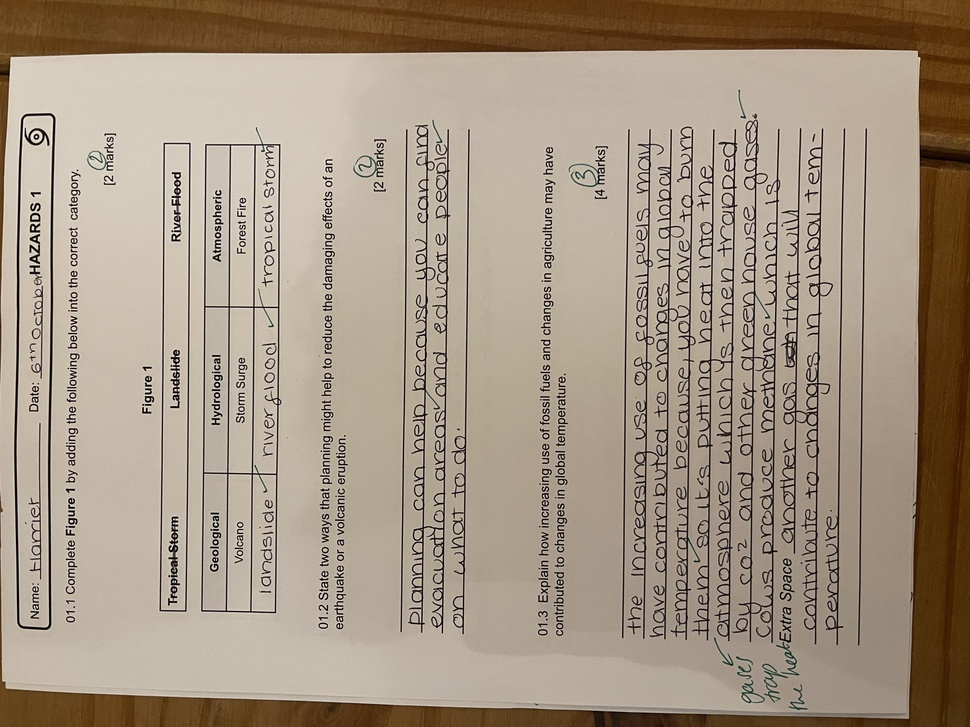
#> input picture Extract Regions/data/IMG_8494.jpeg, 970 x 727 px, shrunk from 4032 x 3024 before the run
$ python -i trocr_utils.py   (imports and definitions only)
#> lines starting #> are read from the running program, lines starting #| are printed output that depends on the picture
from PIL import Image, ImageOps
import numpy as np
import cv2


def to_rgb_on_white(pil_img: Image.Image) -> Image.Image:
    """Composite any alpha onto white and return RGB PIL image."""
    img = pil_img
    if img.mode in ("RGBA", "LA") or (img.mode == "P" and 'transparency' in img.info):
        bg = Image.new("RGB", img.size, (255, 255, 255))
        if img.mode == "LA":
            img = img.convert("RGBA")
        elif img.mode == "P":
            img = img.convert("RGBA")
        bg.paste(img, mask=img.split()[-1])
        return bg
    else:
        return img.convert("RGB")


def enhance_contrast_clahe(pil_img: Image.Image) -> Image.Image:
    """Apply CLAHE on the luminance channel (LAB) and return RGB PIL image."""
    # Convert PIL -> BGR numpy
    bgr = cv2.cvtColor(np.array(pil_img), cv2.COLOR_RGB2BGR)
    lab = cv2.cvtColor(bgr, cv2.COLOR_BGR2LAB)
    l, a, b = cv2.split(lab)
    clahe = cv2.createCLAHE(clipLimit=2.0, tileGridSize=(8, 8))
    cl = clahe.apply(l)
    limg = cv2.merge((cl, a, b))
    enhanced = cv2.cvtColor(limg, cv2.COLOR_LAB2BGR)
    # Convert back to PIL RGB
    return Image.fromarray(cv2.cvtColor(enhanced, cv2.COLOR_BGR2RGB))


def pil_to_bgr(pil_img: Image.Image):
    return cv2.cvtColor(np.array(pil_img), cv2.COLOR_RGB2BGR)


def bgr_to_pil(bgr_img):
    return Image.fromarray(cv2.cvtColor(bgr_img, cv2.COLOR_BGR2RGB))


# [47 lines left out: functions deskew_image, remove_lines, not called in this run]


def denoise_image(pil_img: Image.Image, h_color=10, h=10, templateWindowSize=7, searchWindowSize=21) -> Image.Image:
    """Apply Non-local Means denoising (color)."""
    bgr = pil_to_bgr(pil_img)
    den = cv2.fastNlMeansDenoisingColored(bgr, None, h_color, h, templateWindowSize, searchWindowSize)
    return bgr_to_pil(den)


# [10 lines left out: function adaptive_binarize, not called in this run]


def morph_clean(pil_img: Image.Image, kernel_size=2, iterations=1) -> Image.Image:
    """Morphological opening to remove small noise and optionally closing to join strokes."""
    bgr = pil_to_bgr(pil_img)
    kernel = np.ones((kernel_size, kernel_size), np.uint8)
    opened = cv2.morphologyEx(bgr, cv2.MORPH_OPEN, kernel, iterations=iterations)
    closed = cv2.morphologyEx(opened, cv2.MORPH_CLOSE, kernel, iterations=iterations)
    return bgr_to_pil(closed)


def unsharp_mask(pil_img: Image.Image, radius=1.0, amount=1.0) -> Image.Image:
    """Simple unsharp mask: sharpen image to emphasize strokes."""
    bgr = pil_to_bgr(pil_img)
    blurred = cv2.GaussianBlur(bgr, (0, 0), sigmaX=radius)
    sharpened = cv2.addWeighted(bgr, 1.0 + amount, blurred, -amount, 0)
    return bgr_to_pil(sharpened)


def preprocess_for_trocr(pil_img: Image.Image,
                         pad_frac: float = 0.08,
                         min_height: int = 64,
                         upscale_threshold: int = 48,
                         do_deskew: bool = False,
                         do_remove_lines: bool = False,
                         do_denoise: bool = True,
                         do_binarize: bool = False,
                         do_morph: bool = True,
                         do_sharpen: bool = True) -> Image.Image:
    """Full preprocessing pipeline returning an RGB PIL image optimized for TrOCR.

    Optional steps can be toggled. Defaults aim for good general-purpose enhancement
    while keeping characters legible for TrOCR.
    """
    # Ensure RGB on white
    img = to_rgb_on_white(pil_img)

    # Optional deskew early (works better on grayscale/contrast)
    if do_deskew:
        try:
            img = deskew_image(img)
        except Exception:
            pass

    # Pad
    w, h = img.size
    pad = int(round(h * pad_frac))
    if pad > 0:
        img = ImageOps.expand(img, border=(pad, pad, pad, pad), fill=(255, 255, 255))

    # Contrast enhancement using CLAHE on L channel
    img = enhance_contrast_clahe(img)

    # Optional remove ruled lines
    if do_remove_lines:
        try:
            img = remove_lines(img)
        except Exception:
            pass

    # Optional denoise
    if do_denoise:
        try:
            img = denoise_image(img)
        except Exception:
            pass

    # Optional binarize (if you want strong black/white strokes)
    if do_binarize:
        try:
            img = adaptive_binarize(img)
        except Exception:
            pass

    # Morphological cleanup to remove small specks or connect strokes
    if do_morph:
        try:
            img = morph_clean(img, kernel_size=2, iterations=1)
        except Exception:
            pass

    # Sharpen slightly
    if do_sharpen:
        try:
            img = unsharp_mask(img, radius=1.0, amount=0.8)
        except Exception:
            pass

    # Upscale if too small
    w, h = img.size
    if h < min_height:
        scale = float(min_height) / float(h)
        new_w = int(round(w * scale))
        new_h = int(round(h * scale))
        img = img.resize((new_w, new_h), resample=Image.BICUBIC)

    return img

>>> from PIL import Image
>>> picture = Image.open('data/IMG_8494.jpeg')
#> picture is the input picture: PIL image 970x727 RGB; mean R, G, B 163.8, 148.8, 130.7
>>> result = preprocess_for_trocr(picture)
#> in preprocess_for_trocr, `img = ImageOps.expand(img, border=(pad, pad, pad, pad), fill=(255, 255..`:
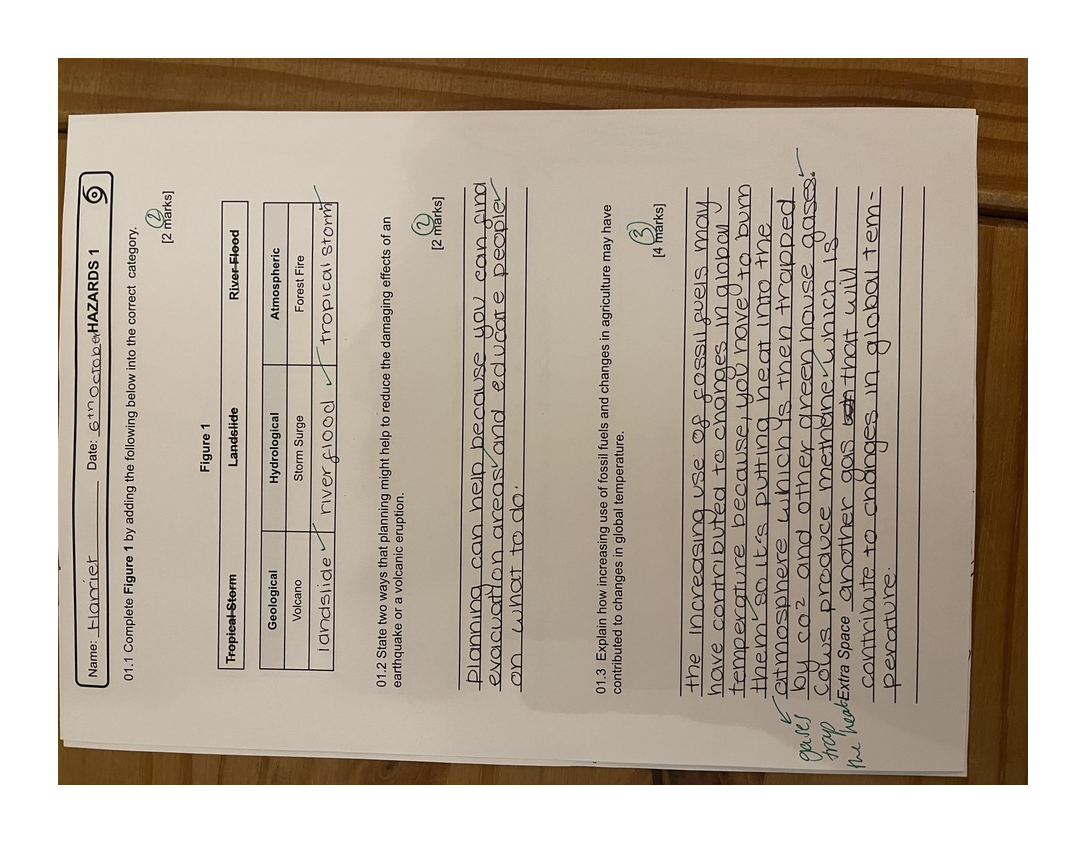
#> img: PIL image 1086x843 RGB; mean R, G, B 184.8, 173.2, 159.3
#> in enhance_contrast_clahe, `lab = cv2.cvtColor(bgr, cv2.COLOR_BGR2LAB)`: lab: shape (843, 1086, 3); mean of channels 0, 1, 2 180, 130.5, 137.3
#> in enhance_contrast_clahe, `l, a, b = cv2.split(lab)`:
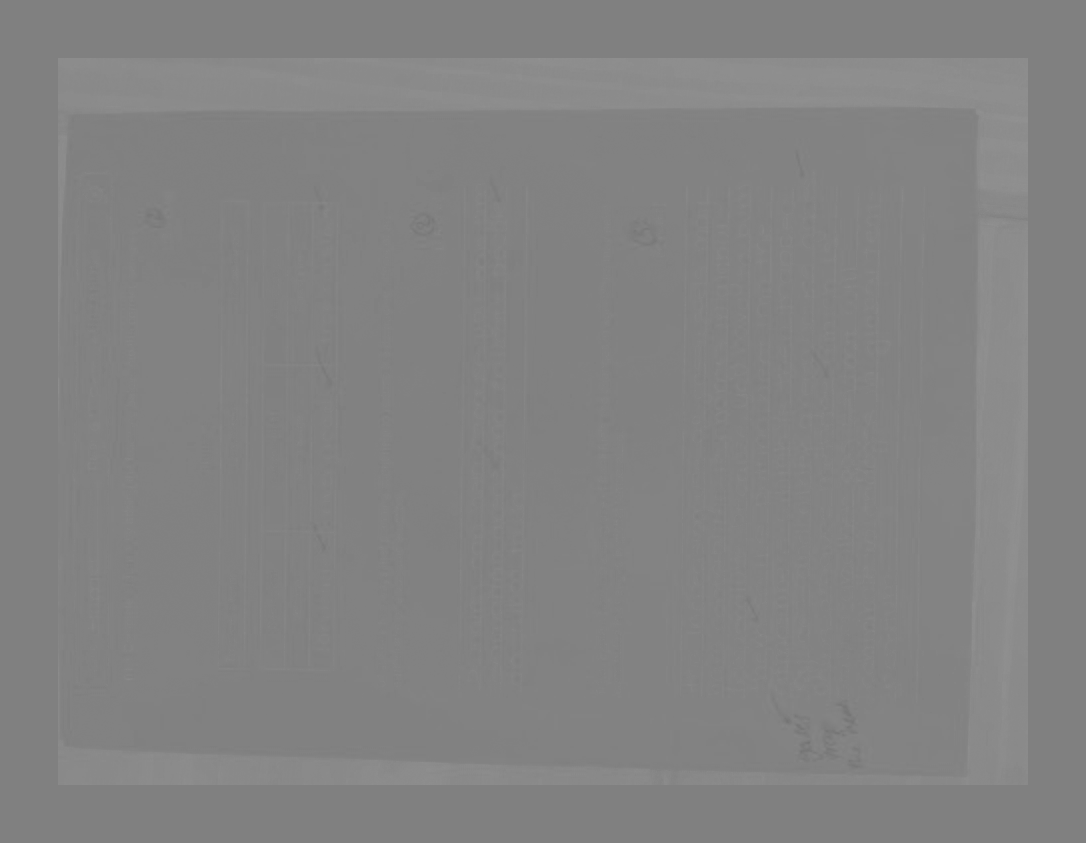
#> a: shape (843, 1086); min 115, max 146, mean 130.5
#> in enhance_contrast_clahe, `cl = clahe.apply(l)`:
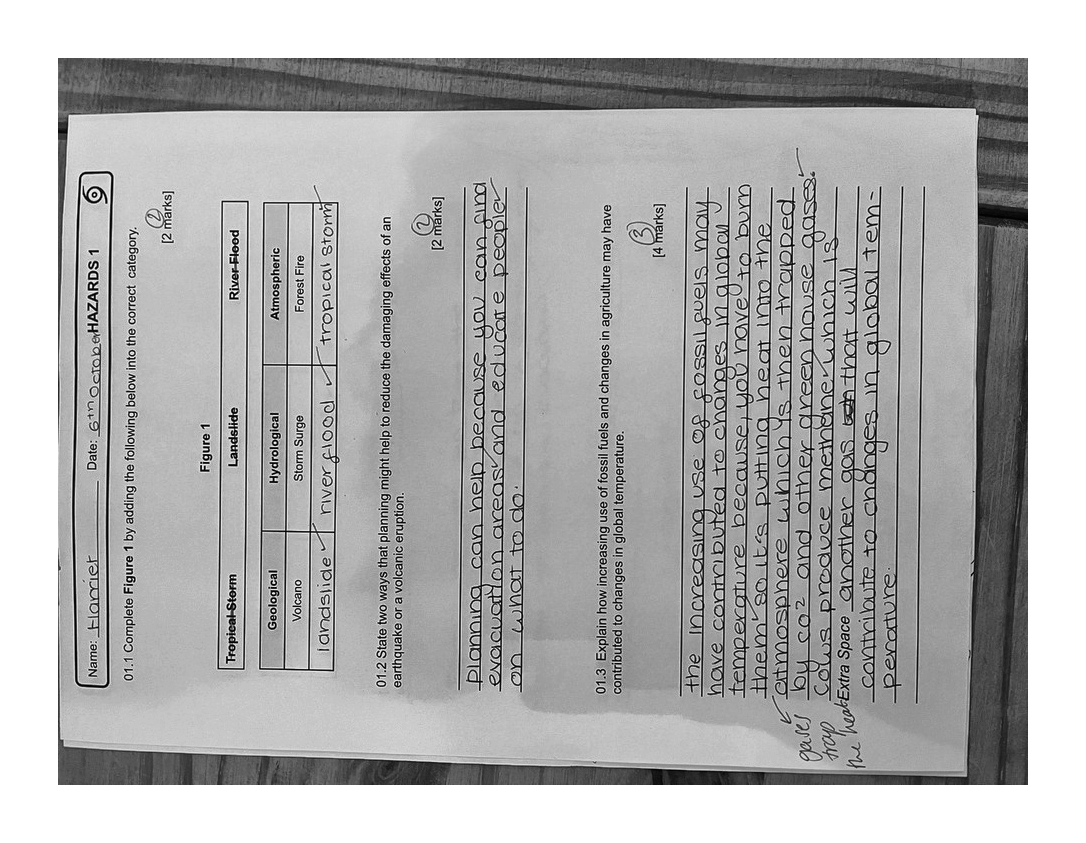
#> cl: shape (843, 1086); min 0, max 255, mean 177.4
#> in enhance_contrast_clahe, `limg = cv2.merge((cl, a, b))`: limg: shape (843, 1086, 3); mean of channels 0, 1, 2 177.4, 130.5, 137.3
#> in morph_clean, `closed = cv2.morphologyEx(opened, cv2.MORPH_CLOSE, kernel, iterations=..`:
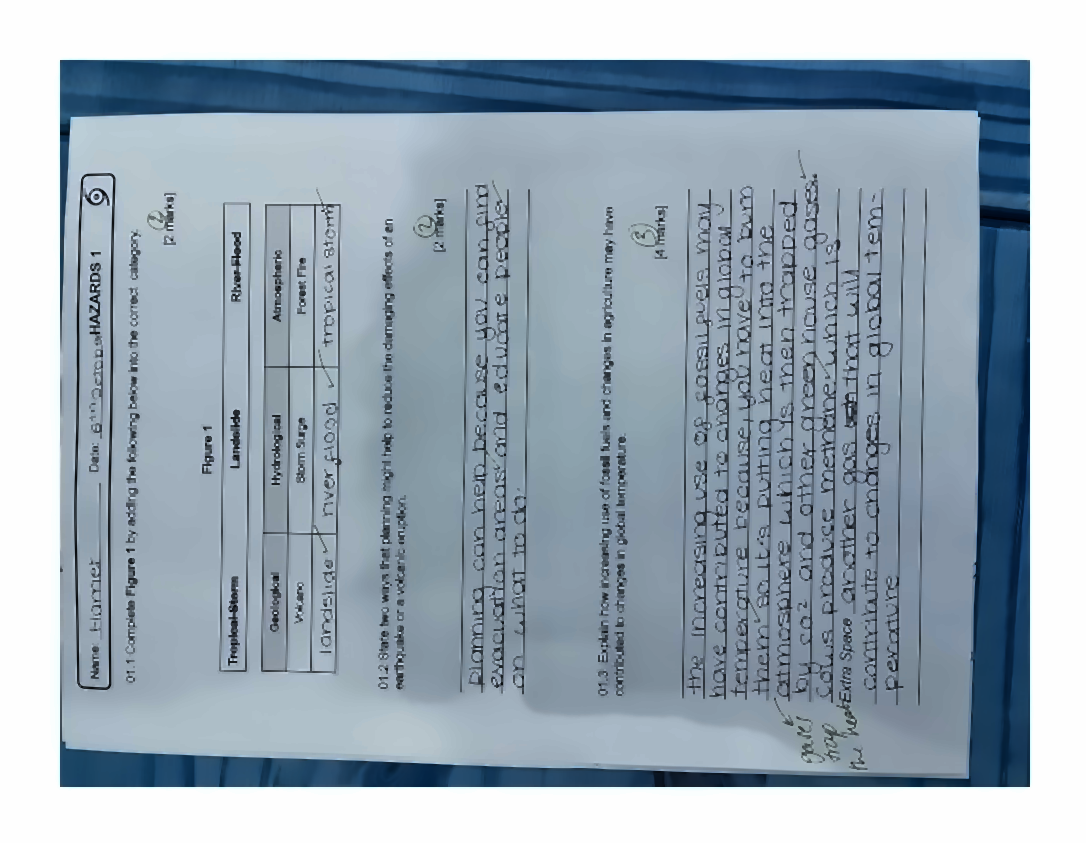
#> closed: shape (843, 1086, 3); mean R, G, B 154.7, 169.5, 181.9
#> in bgr_to_pil (call 2), `return Image.fromarray(cv2.cvtColor(bgr_img, cv2.COLOR_BGR2RGB))`:
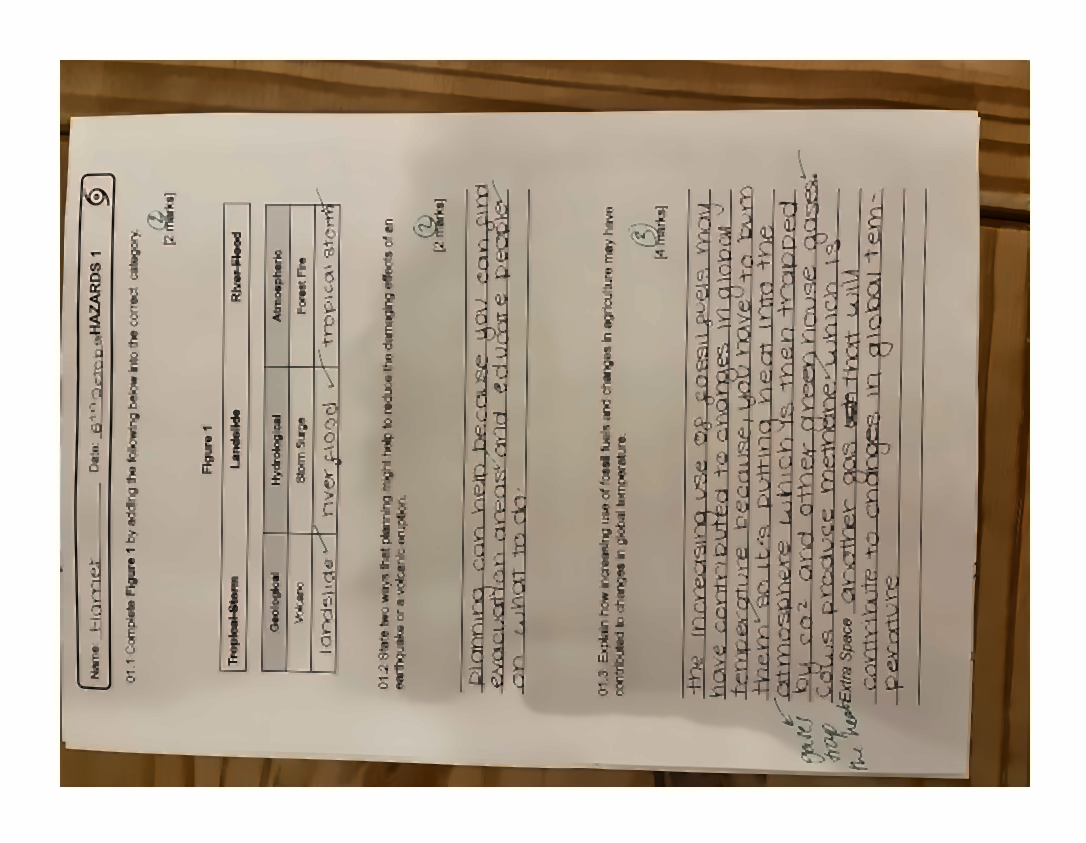
#> returned value: PIL image 1086x843 RGB; mean R, G, B 181.9, 169.5, 154.7

$ run again, on Extract Regions/data/example1.jpeg
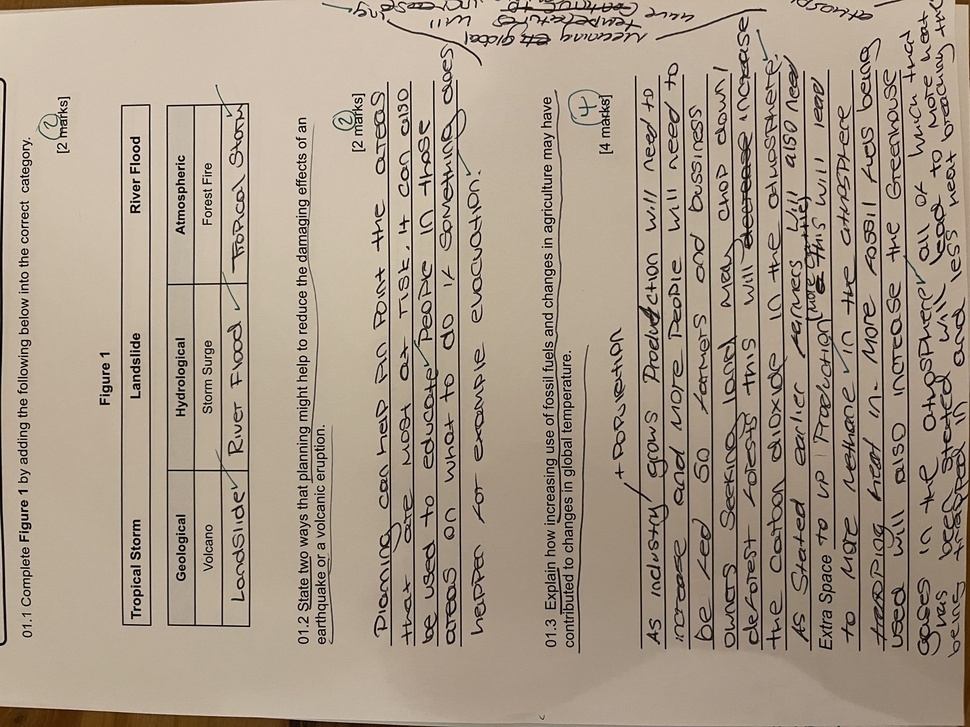
#> input picture Extract Regions/data/example1.jpeg, 970 x 727 px, shrunk from 4032 x 3024 before the run
#> picture is the input picture: PIL image 970x727 RGB; mean R, G, B 168.4, 153.6, 136.8
#> lab: shape (843, 1086, 3); mean of channels 0, 1, 2 183.8, 130, 136.3
#> limg: shape (843, 1086, 3); mean of channels 0, 1, 2 181.3, 130, 136.3
#> in morph_clean, `closed = cv2.morphologyEx(opened, cv2.MORPH_CLOSE, kernel, iterations=..`:
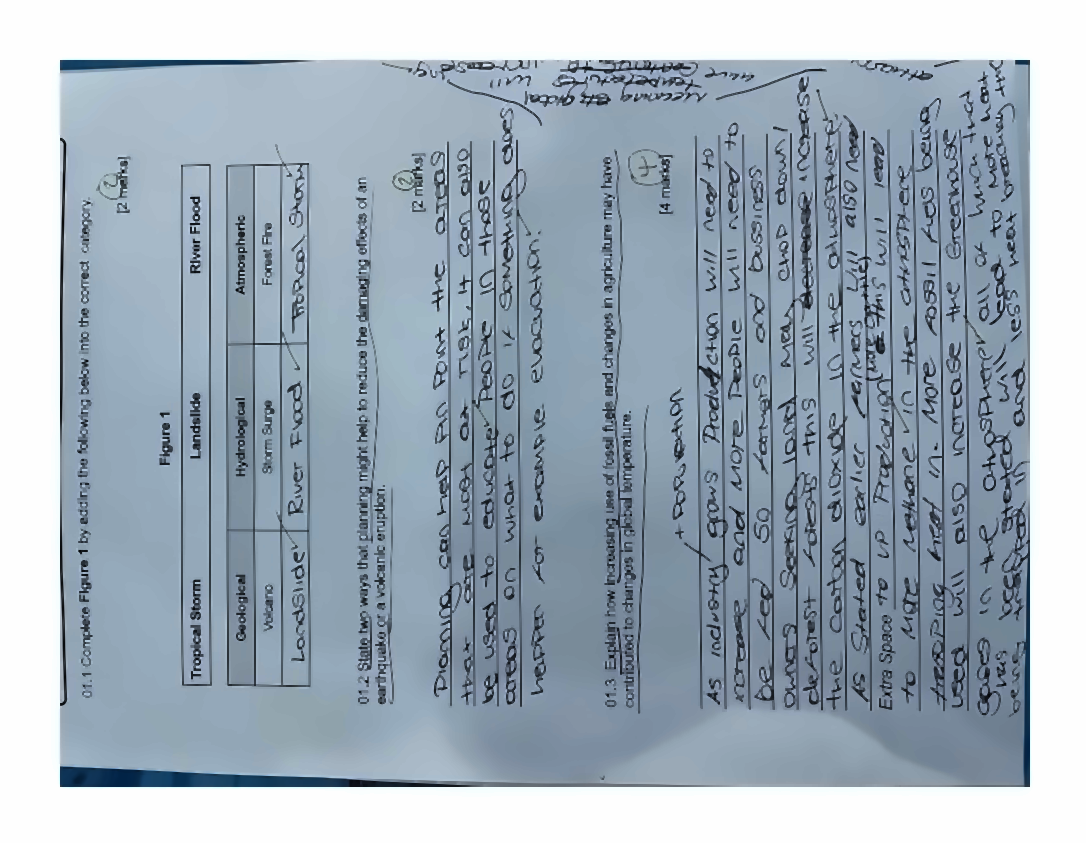
#> closed: shape (843, 1086, 3); mean R, G, B 159.7, 173.4, 185.9
#> in bgr_to_pil (call 2), `return Image.fromarray(cv2.cvtColor(bgr_img, cv2.COLOR_BGR2RGB))`:
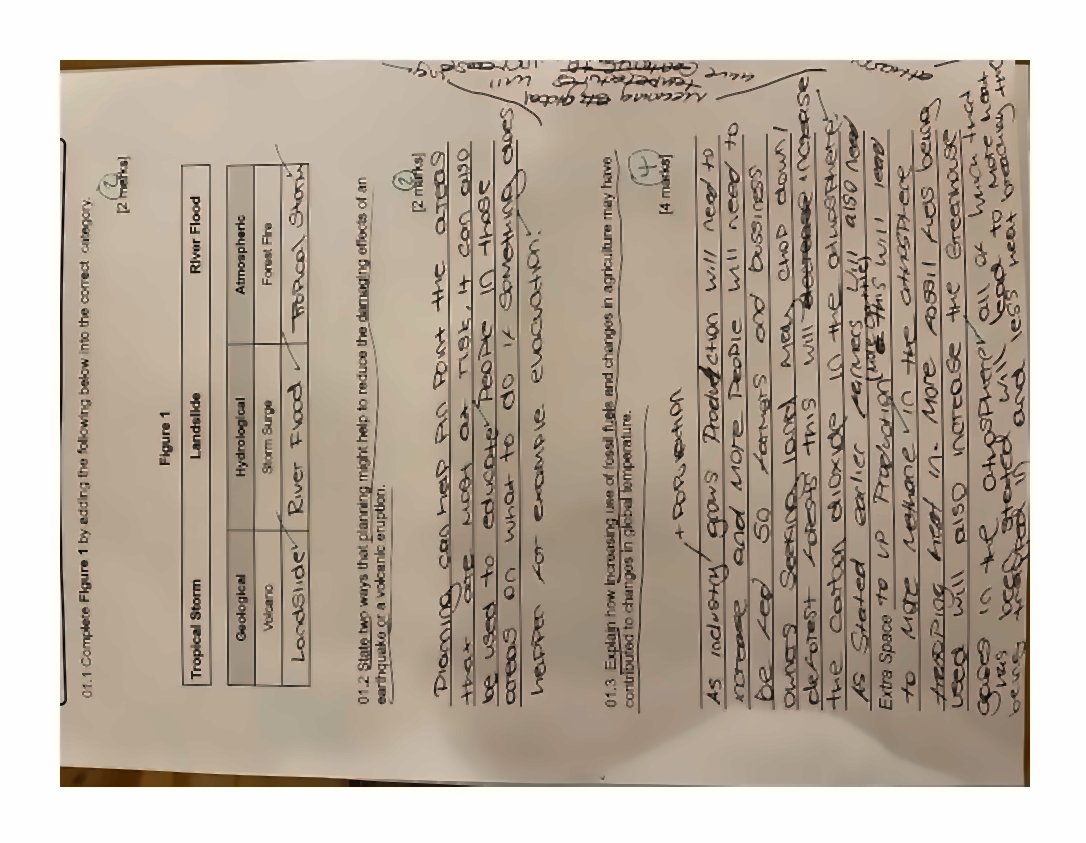
#> returned value: PIL image 1086x843 RGB; mean R, G, B 185.9, 173.4, 159.7
